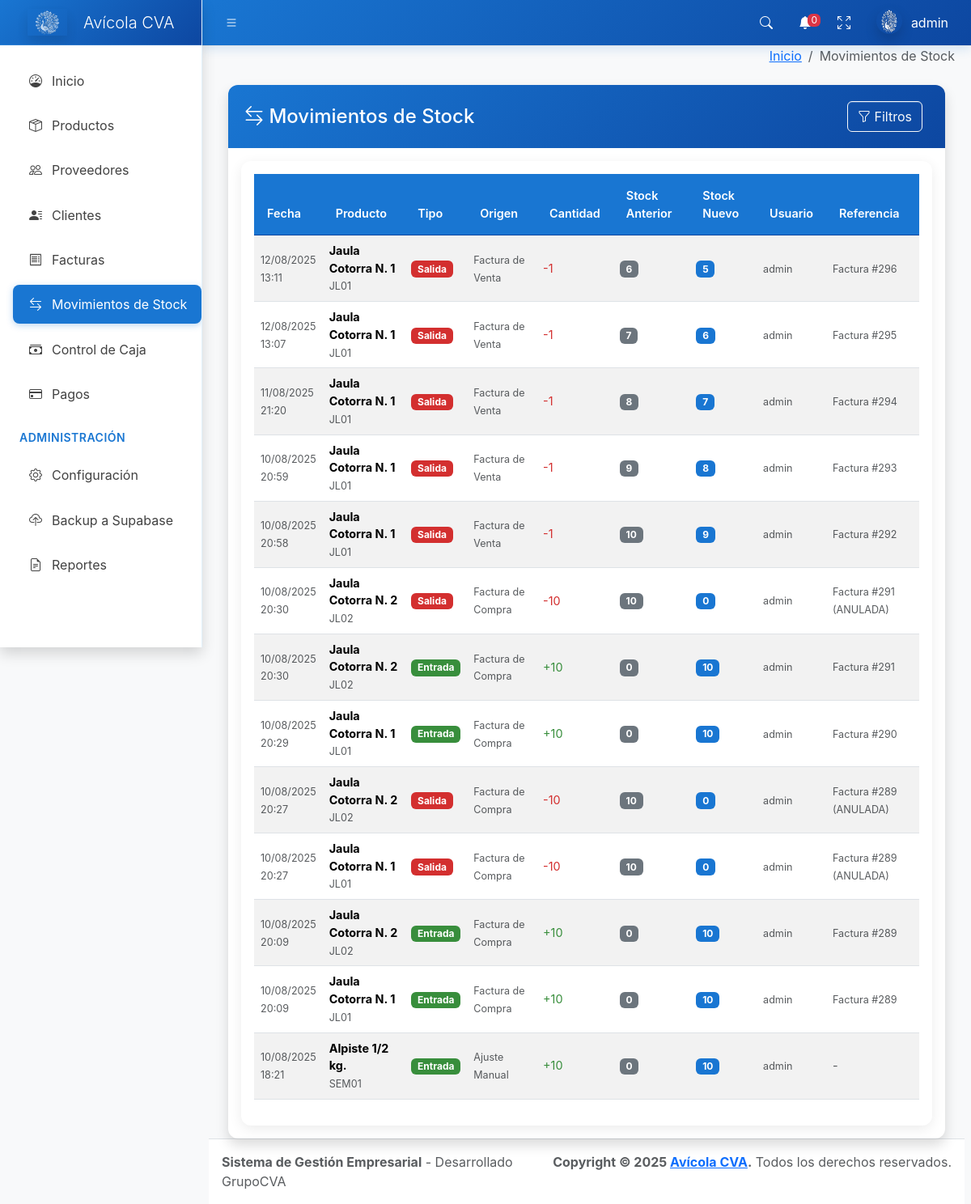
Before: /stock/movimientos/ (signed in) with the older database file.
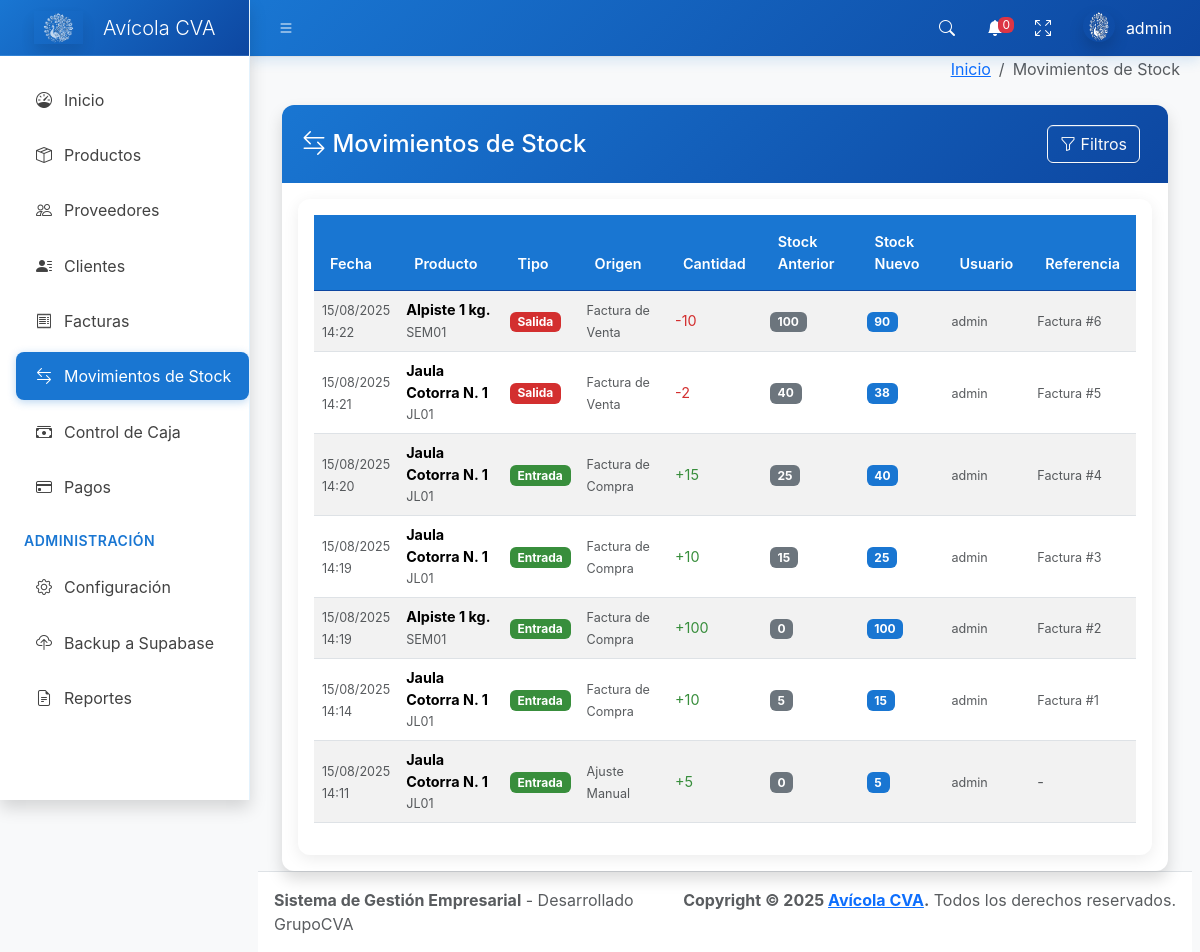
After: the same page with the newer database file.
### core/models.py (models this page shows, shortened)
class MovimientoStock(models.Model):
    TIPO_CHOICES = [
        ('entrada', 'Entrada'),
        ('salida', 'Salida'),
        ('ajuste', 'Ajuste'),
        ('inicial', 'Stock Inicial'),
    ]
    ORIGEN_CHOICES = [
        ('factura_compra', 'Factura de Compra'),
        ('factura_venta', 'Factura de Venta'),
        ('ajuste_manual', 'Ajuste Manual'),
        ('stock_inicial', 'Stock Inicial'),
        ('devolucion', 'Devolución'),
        ('merma', 'Merma'),
    ]
    producto = models.ForeignKey(Producto, on_delete=models.CASCADE, related_name='movimientos_stock')
    tipo = models.CharField(max_length=10, choices=TIPO_CHOICES)
    origen = models.CharField(max_length=20, choices=ORIGEN_CHOICES)
    cantidad = models.IntegerField()
    stock_anterior = models.IntegerField()
    stock_nuevo = models.IntegerField()
    referencia = models.CharField(max_length=100, blank=True, null=True, help_text='Número de factura, observación, etc.')
    observacion = models.TextField(blank=True, null=True)
    usuario = models.ForeignKey(User, on_delete=models.PROTECT)
    fecha = models.DateTimeField(auto_now_add=True)
    class Meta:
        verbose_name = 'Movimiento de Stock'
        verbose_name_plural = 'Movimientos de Stock'
        ordering = ['-fecha']

class Producto(models.Model):
    codigo = models.CharField(max_length=50, unique=True)
    nombre = models.CharField(max_length=200)
    descripcion = models.TextField(blank=True, null=True)
    costo = models.IntegerField(default=0)
    precio = models.IntegerField()
    stock = models.IntegerField(default=0)
    stock_minimo = models.IntegerField(default=10)
    iva = models.IntegerField(default=10)
    activo = models.BooleanField(default=True)
    fecha_creacion = models.DateTimeField(auto_now_add=True)
    fecha_actualizacion = models.DateTimeField(auto_now=True)
    class Meta:
        verbose_name = 'Producto'
        verbose_name_plural = 'Productos'
        ordering = ['nombre']

### core/views.py (the view)
# urls.py: path('stock/movimientos/', views.stock_movimientos, name='stock_movimientos'),
@login_required
def stock_movimientos(request):
    movimientos = MovimientoStock.objects.select_related('producto', 'usuario').all().order_by('-fecha')
    q = request.GET.get('q', '')
    tipo = request.GET.get('tipo', '')
    origen = request.GET.get('origen', '')
    desde = request.GET.get('desde', '')
    hasta = request.GET.get('hasta', '')
    if q:
        movimientos = movimientos.filter(
            Q(producto__nombre__icontains=q) | Q(producto__codigo__icontains=q)
        )
    if tipo:
        movimientos = movimientos.filter(tipo=tipo)
    if origen:
        movimientos = movimientos.filter(origen=origen)
    if desde:
        movimientos = movimientos.filter(fecha__date__gte=desde)
    if hasta:
        movimientos = movimientos.filter(fecha__date__lte=hasta)
    from django.core.paginator import Paginator
    paginator = Paginator(movimientos, 50)  # 50 movimientos por página
    page_number = request.GET.get('page')
    page_obj = paginator.get_page(page_number)
    context = {
        'movimientos': page_obj,
        'tipos_movimiento': MovimientoStock.TIPO_CHOICES,
        'origenes_movimiento': MovimientoStock.ORIGEN_CHOICES,
    }
    return render(request, 'stock_movimientos.html', context)

### core/context_processors.py (called while the page is built)
def configuracion_global(request):
    if not request.user.is_authenticated:
        return {}
    try:
        tema_actual = ConfiguracionSistema.get_valor('tema_visual', 'azul')
        return {
            'configuracion_global': {
                'tema_visual': tema_actual
            },
            'tema_actual': tema_actual
        }
    except:
        return {
            'configuracion_global': {
                'tema_visual': 'azul'
            },
            'tema_actual': 'azul'
        }

### core/models.py (called while the page is built)
    @classmethod
    def get_valor(cls, clave, valor_por_defecto=None):
        try:
            config = cls.objects.get(clave=clave, activo=True)
            return config.valor
        except cls.DoesNotExist:
            return valor_por_defecto

### templates/stock_movimientos.html (shortened to what the changed rows need)
{% extends 'base.html' %}
{% load humanize custom_filters %}
{% block content %}
<div class="container-fluid">
    <div class="card shadow">
        <div class="card-body">
    <div class="card">
        <div class="card-body">
            {% if movimientos %}
            <div class="table-responsive">
                <table class="table table-striped table-hover">
                    <thead class="table-dark">
                        <tr>
                            <th>Fecha</th>
                            <th>Producto</th>
                            <th>Tipo</th>
                            <th>Origen</th>
                            <th>Cantidad</th>
                            <th>Stock Anterior</th>
                            <th>Stock Nuevo</th>
                            <th>Usuario</th>
                            <th>Referencia</th>
                        </tr>
                    </thead>
                    <tbody>
                        {% for movimiento in movimientos %}
                        <tr>
                            <td>
                                <small class="text-muted">{{ movimiento.fecha|date:"d/m/Y" }}</small><br>
                                <small class="text-muted">{{ movimiento.fecha|date:"H:i" }}</small>
                            </td>
                            <td>
                                <strong>{{ movimiento.producto.nombre }}</strong><br>
                                <small class="text-muted">{{ movimiento.producto.codigo }}</small>
                            </td>
                            <td>
                                {% if movimiento.tipo == 'entrada' %}
                                    <span class="badge bg-success">Entrada</span>
                                {% elif movimiento.tipo == 'salida' %}
                                    <span class="badge bg-danger">Salida</span>
                                {% elif movimiento.tipo == 'ajuste' %}
                                    <span class="badge bg-danger">Ajuste</span>
                                {% elif movimiento.tipo == 'inicial' %}
                                    <span class="badge bg-info">Inicial</span>
                                {% endif %}
                            </td>
                            <td>
                                <small class="text-muted">{{ movimiento.get_origen_display }}</small>
                            </td>
                            <td>
                                {% if movimiento.tipo == 'entrada' %}
                                    <span class="text-success">+{{ movimiento.cantidad }}</span>
                                {% elif movimiento.tipo == 'salida' %}
                                    <span class="text-danger">-{{ movimiento.cantidad }}</span>
                                {% else %}
                                    <span class="text-danger">{{ movimiento.cantidad }}</span>
                                {% endif %}
                            </td>
                            <td>
                                <span class="badge bg-secondary">{{ movimiento.stock_anterior }}</span>
                            </td>
                            <td>
                                <span class="badge bg-primary">{{ movimiento.stock_nuevo }}</span>
                            </td>
                            <td>
                                <small class="text-muted">{{ movimiento.usuario.username }}</small>
                            </td>
                            <td>
                                {% if movimiento.referencia %}
                                    <small class="text-muted">{{ movimiento.referencia }}</small>
                                {% else %}
                                    <span class="text-muted">-</span>
                                {% endif %}
                            </td>
                        </tr>
                        {% endfor %}
                    </tbody>
                </table>
            </div>
            {% else %}
            <div class="text-center py-5">
                <i class="bi bi-inbox display-1 text-muted"></i>
                <h4 class="text-muted mt-3">No se encontraron movimientos</h4>
                <p class="text-muted">No hay movimientos de stock que coincidan con los filtros aplicados.</p>
            </div>
            {% endif %}
        </div>
    </div>
</div>
</div>
{% endblock %}

Changed rows visible on the page:
removed MovimientoStock: fecha "12/08/2025", fecha "13:11", producto.nombre "Jaula Cotorra N. 1", producto.codigo "JL01", tipo "Salida", origen "Factura de Venta", cantidad "1", stock_anterior "6", stock_nuevo "5", usuario.username "admin", referencia "Factura #296"
removed MovimientoStock: fecha "12/08/2025", fecha "13:07", producto.nombre "Jaula Cotorra N. 1", producto.codigo "JL01", tipo "Salida", origen "Factura de Venta", cantidad "1", stock_anterior "7", stock_nuevo "6", usuario.username "admin", referencia "Factura #295"
removed MovimientoStock: fecha "11/08/2025", fecha "21:20", producto.nombre "Jaula Cotorra N. 1", producto.codigo "JL01", tipo "Salida", origen "Factura de Venta", cantidad "1", stock_anterior "8", stock_nuevo "7", usuario.username "admin", referencia "Factura #294"
removed MovimientoStock: fecha "10/08/2025", fecha "20:59", producto.nombre "Jaula Cotorra N. 1", producto.codigo "JL01", tipo "Salida", origen "Factura de Venta", cantidad "1", stock_anterior "9", stock_nuevo "8", usuario.username "admin", referencia "Factura #293"
removed MovimientoStock: fecha "10/08/2025", fecha "20:58", producto.nombre "Jaula Cotorra N. 1", producto.codigo "JL01", tipo "Salida", origen "Factura de Venta", cantidad "1", stock_anterior "10", stock_nuevo "9", usuario.username "admin", referencia "Factura #292"
removed MovimientoStock: fecha "10/08/2025", fecha "20:30", producto.nombre "Jaula Cotorra N. 2", producto.codigo "JL02", tipo "Salida", origen "Factura de Compra", cantidad "10", stock_anterior "10", stock_nuevo "0", usuario.username "admin", referencia "Factura #291 (ANULADA)"
removed MovimientoStock: fecha "10/08/2025", fecha "20:30", producto.nombre "Jaula Cotorra N. 2", producto.codigo "JL02", tipo "Entrada", origen "Factura de Compra", cantidad "10", stock_anterior "0", stock_nuevo "10", usuario.username "admin", referencia "Factura #291"
removed MovimientoStock: fecha "10/08/2025", fecha "20:29", producto.nombre "Jaula Cotorra N. 1", producto.codigo "JL01", tipo "Entrada", origen "Factura de Compra", cantidad "10", stock_anterior "0", stock_nuevo "10", usuario.username "admin", referencia "Factura #290"
removed MovimientoStock: fecha "10/08/2025", fecha "20:27", producto.nombre "Jaula Cotorra N. 2", producto.codigo "JL02", tipo "Salida", origen "Factura de Compra", cantidad "10", stock_anterior "10", stock_nuevo "0", usuario.username "admin", referencia "Factura #289 (ANULADA)"
removed MovimientoStock: fecha "10/08/2025", fecha "20:27", producto.nombre "Jaula Cotorra N. 1", producto.codigo "JL01", tipo "Salida", origen "Factura de Compra", cantidad "10", stock_anterior "10", stock_nuevo "0", usuario.username "admin", referencia "Factura #289 (ANULADA)"
removed MovimientoStock: fecha "10/08/2025", fecha "20:09", producto.nombre "Jaula Cotorra N. 2", producto.codigo "JL02", tipo "Entrada", origen "Factura de Compra", cantidad "10", stock_anterior "0", stock_nuevo "10", usuario.username "admin", referencia "Factura #289"
removed MovimientoStock: fecha "10/08/2025", fecha "20:09", producto.nombre "Jaula Cotorra N. 1", producto.codigo "JL01", tipo "Entrada", origen "Factura de Compra", cantidad "10", stock_anterior "0", stock_nuevo "10", usuario.username "admin", referencia "Factura #289"
removed MovimientoStock: fecha "10/08/2025", fecha "18:21", producto.nombre "Alpiste 1/2 kg.", producto.codigo "SEM01", tipo "Entrada", origen "Ajuste Manual", cantidad "10", stock_anterior "0", stock_nuevo "10", usuario.username "admin"
added MovimientoStock: fecha "15/08/2025", fecha "14:22", producto.nombre "Alpiste 1 kg.", producto.codigo "SEM01", tipo "Salida", origen "Factura de Venta", cantidad "10", stock_anterior "100", stock_nuevo "90", usuario.username "admin", referencia "Factura #6"
added MovimientoStock: fecha "15/08/2025", fecha "14:21", producto.nombre "Jaula Cotorra N. 1", producto.codigo "JL01", tipo "Salida", origen "Factura de Venta", cantidad "2", stock_anterior "40", stock_nuevo "38", usuario.username "admin", referencia "Factura #5"
added MovimientoStock: fecha "15/08/2025", fecha "14:20", producto.nombre "Jaula Cotorra N. 1", producto.codigo "JL01", tipo "Entrada", origen "Factura de Compra", cantidad "15", stock_anterior "25", stock_nuevo "40", usuario.username "admin", referencia "Factura #4"
added MovimientoStock: fecha "15/08/2025", fecha "14:19", producto.nombre "Jaula Cotorra N. 1", producto.codigo "JL01", tipo "Entrada", origen "Factura de Compra", cantidad "10", stock_anterior "15", stock_nuevo "25", usuario.username "admin", referencia "Factura #3"
added MovimientoStock: fecha "15/08/2025", fecha "14:19", producto.nombre "Alpiste 1 kg.", producto.codigo "SEM01", tipo "Entrada", origen "Factura de Compra", cantidad "100", stock_anterior "0", stock_nuevo "100", usuario.username "admin", referencia "Factura #2"
added MovimientoStock: fecha "15/08/2025", fecha "14:14", producto.nombre "Jaula Cotorra N. 1", producto.codigo "JL01", tipo "Entrada", origen "Factura de Compra", cantidad "10", stock_anterior "5", stock_nuevo "15", usuario.username "admin", referencia "Factura #1"
added MovimientoStock: fecha "15/08/2025", fecha "14:11", producto.nombre "Jaula Cotorra N. 1", producto.codigo "JL01", tipo "Entrada", origen "Ajuste Manual", cantidad "5", stock_anterior "0", stock_nuevo "5", usuario.username "admin"
